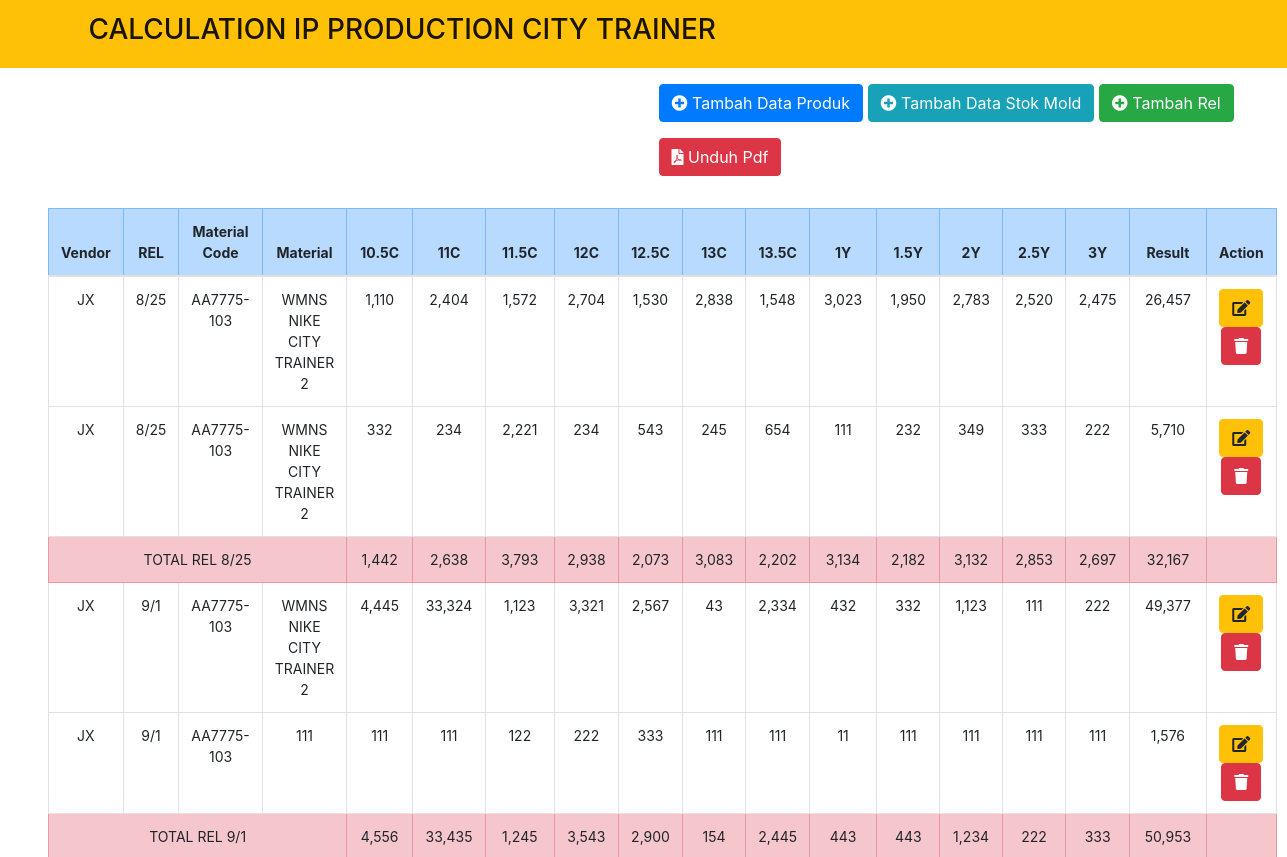
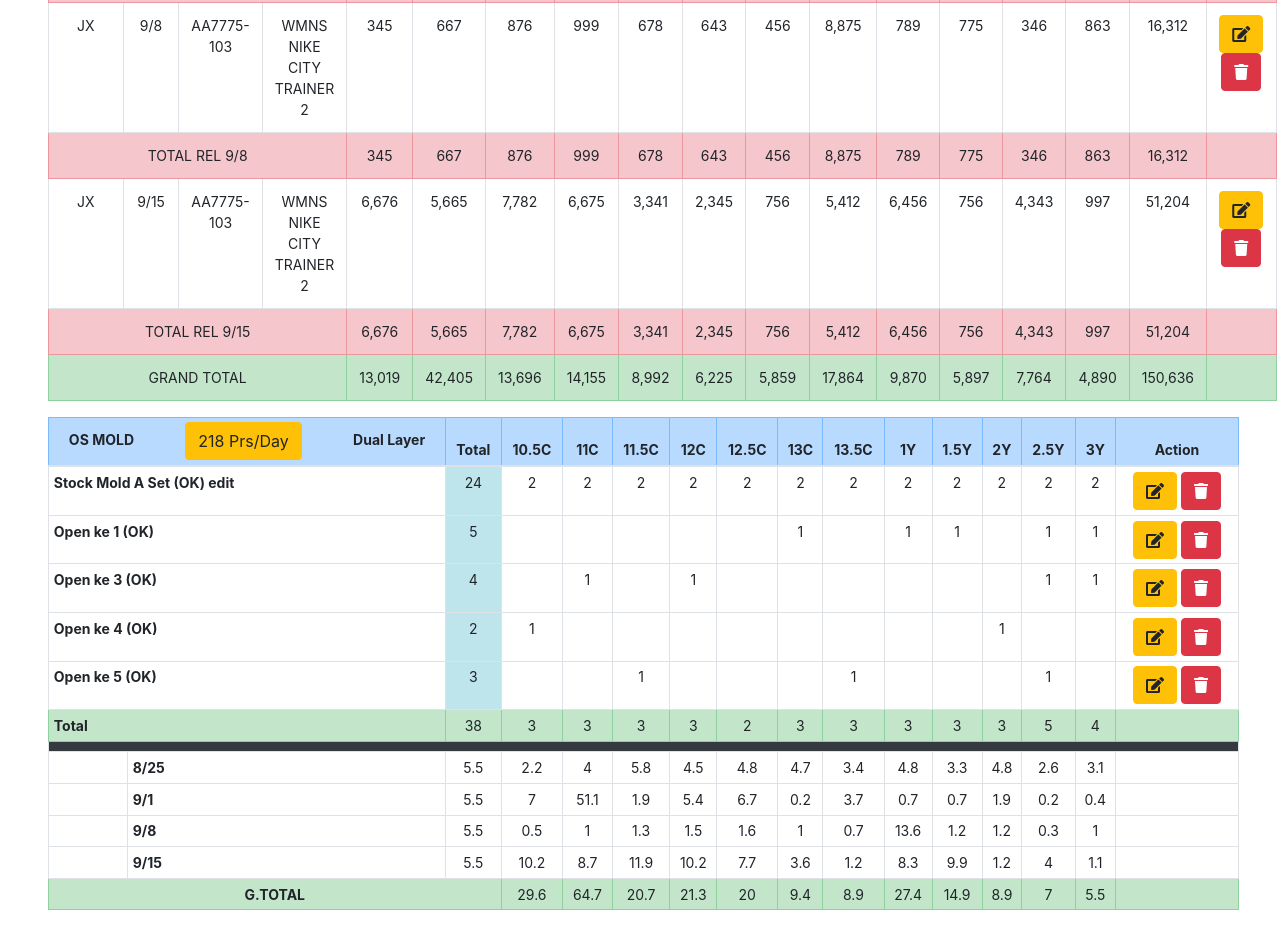
The page / on the database its author committed (2 pictures, top to bottom).
### tables this page shows
CREATE TABLE `data_produk` (
  `id_data` int(11) NOT NULL,
  `vendor` varchar(50) NOT NULL,
  `rel_id` int(11) NOT NULL,
  `kode_material` varchar(50) NOT NULL,
  `material` varchar(100) NOT NULL,
  `10_5C` int(11) NOT NULL,
  `11C` int(11) NOT NULL,
  `11_5C` int(11) NOT NULL,
  `12C` int(11) NOT NULL,
  `12_5C` int(11) NOT NULL,
  `13C` int(11) NOT NULL,
  `13_5C` int(11) NOT NULL,
  `1Y` int(11) NOT NULL,
  `1_5Y` int(11) NOT NULL,
  `2Y` int(11) NOT NULL,
  `2_5Y` int(11) NOT NULL,
  `3Y` int(11) NOT NULL,
  `total_produk` int(11) NOT NULL
);

CREATE TABLE `rls` (
  `id` int(11) NOT NULL,
  `rel` varchar(50) NOT NULL,
  `total_rel` double NOT NULL,
  `rls_10_5C` double NOT NULL,
  `rls_11C` double NOT NULL,
  `rls_11_5C` double NOT NULL,
  `rls_12C` double NOT NULL,
  `rls_12_5C` double NOT NULL,
  `rls_13C` double NOT NULL,
  `rls_13_5C` double NOT NULL,
  `rls_1Y` double NOT NULL,
  `rls_1_5Y` double NOT NULL,
  `rls_2Y` double NOT NULL,
  `rls_2_5Y` double NOT NULL,
  `rls_3Y` double NOT NULL
);

CREATE TABLE `g_total_produk` (
  `id_G_total` int(11) NOT NULL,
  `rel_id` int(11) NOT NULL,
  `10_5C` int(11) NOT NULL,
  `11C` int(11) NOT NULL,
  `11_5C` int(11) NOT NULL,
  `12C` int(11) NOT NULL,
  `12_5C` int(11) NOT NULL,
  `13C` int(11) NOT NULL,
  `13_5C` int(11) NOT NULL,
  `1Y` int(11) NOT NULL,
  `1_5Y` int(11) NOT NULL,
  `2Y` int(11) NOT NULL,
  `2_5Y` int(11) NOT NULL,
  `3Y` int(11) NOT NULL,
  `result` int(11) NOT NULL
);

CREATE TABLE `os_mold` (
  `id_osMold` int(11) NOT NULL,
  `total_osMold` int(11) NOT NULL
);

CREATE TABLE `stok_mold` (
  `id_stok` int(11) NOT NULL,
  `nama_stok` varchar(50) NOT NULL,
  `S_10_5C` int(11) NOT NULL,
  `S_11C` int(11) NOT NULL,
  `S_11_5C` int(11) NOT NULL,
  `S_12C` int(11) NOT NULL,
  `S_12_5C` int(11) NOT NULL,
  `S_13C` int(11) NOT NULL,
  `S_13_5C` int(11) NOT NULL,
  `S_1Y` int(11) NOT NULL,
  `S_1_5Y` int(11) NOT NULL,
  `S_2Y` int(11) NOT NULL,
  `S_2_5Y` int(11) NOT NULL,
  `S_3Y` int(11) NOT NULL,
  `total` int(11) NOT NULL
);

CREATE TABLE `jumlah_total_stok_mold` (
  `id_jumlah_stok` int(11) NOT NULL,
  `10_5C` int(11) NOT NULL,
  `11C` int(11) NOT NULL,
  `11_5C` int(11) NOT NULL,
  `12C` int(11) NOT NULL,
  `12_5C` int(11) NOT NULL,
  `13C` int(11) NOT NULL,
  `13_5C` int(11) NOT NULL,
  `1Y` int(11) NOT NULL,
  `1_5Y` int(11) NOT NULL,
  `2Y` int(11) NOT NULL,
  `2_5Y` int(11) NOT NULL,
  `3Y` int(11) NOT NULL,
  `total` int(11) NOT NULL
);

CREATE TABLE `total_jumlah_rls` (
  `id_total_jumlah_rls` int(11) NOT NULL,
  `T_10_5C` double NOT NULL,
  `T_11C` double NOT NULL,
  `T_11_5C` double NOT NULL,
  `T_12C` double NOT NULL,
  `T_12_5C` double NOT NULL,
  `T_13C` double NOT NULL,
  `T_13_5C` double NOT NULL,
  `T_1Y` double NOT NULL,
  `T_1_5Y` double NOT NULL,
  `T_2Y` double NOT NULL,
  `T_2_5Y` double NOT NULL,
  `T_3Y` double NOT NULL
);

### application/views/home.php (the view, shortened to what the rows shown need)
<!doctype html>
<html lang="en">
  <head>
    <link rel="stylesheet" href="https://stackpath.bootstrapcdn.com/bootstrap/4.4.1/css/bootstrap.min.css">
    <link rel="stylesheet" href="https://cdnjs.cloudflare.com/ajax/libs/font-awesome/5.12.1/css/all.min.css">
    <link rel="stylesheet" href="<?= base_url() ?>assets/css/style.css">
  </head>
  <body>
<div class="mr-5 ml-5 mt-3">
    <table class="table table-bordered table-hover mt-3">
  <thead>
    <tr align="center" class="table-primary">
              <th scope="col">Vendor</th>
              <th scope="col">REL</th>
              <th scope="col">Material Code</th>
              <th scope="col">Material</th>
              <th scope="col">10.5C</th>
              <th scope="col">11C</th>
              <th scope="col">11.5C</th>
              <th scope="col">12C</th>
              <th scope="col">12.5C</th>
              <th scope="col">13C</th>
              <th scope="col">13.5C</th>
              <th scope="col">1Y</th>
              <th scope="col">1.5Y</th>
              <th scope="col">2Y</th>
              <th scope="col">2.5Y</th>
              <th scope="col">3Y</th>
              <th scope="col">Result</th>
              <th scope="col">Action</th>
            </tr>
          </thead>
          <tbody>
          <?php foreach($rls as $r): ?>
                <?php foreach ($this->m->getDataProduk($r['id']) as $p) : ?>
                <tr align="center">
                    <td><?= $p['vendor'] ?></td>
                    <td><?= $p['rel'] ?></td>
                    <td><?= $p['kode_material'] ?></td>
                    <td><?= $p['material'] ?></td>
                    <td><?= number_format($p['10_5C']) ?></td>
                    <td><?= number_format($p['11C']) ?></td>
                    <td><?= number_format($p['11_5C']) ?></td>
                    <td><?= number_format($p['12C']) ?></td>
                    <td><?= number_format($p['12_5C']) ?></td>
                    <td><?= number_format($p['13C']) ?></td>
                    <td><?= number_format($p['13_5C']) ?></td>
                    <td><?= number_format($p['1Y']) ?></td>
                    <td><?= number_format($p['1_5Y']) ?></td>
                    <td><?= number_format($p['2Y']) ?></td>
                    <td><?= number_format($p['2_5Y']) ?></td>
                    <td><?= number_format($p['3Y']) ?></td>
                    <td><?= number_format($p['total_produk']) ?></td>
                    <td><button type="button" class="btn btn-warning" data-toggle="modal" data-target="#editData<?= $p['id_data'] ?>"><i class="fa fa-edit"></i></button> <button type="button" class="btn btn-danger" data-toggle="modal" data-target="#hapusData<?= $p['id_data'] ?>"><i class="fa fa-trash"></i></button></td>
                </tr>
                <?php endforeach ?>
                <?php
                    $GTP = $this->m->getGTotalProduk($r['id']);
                ?>
                <?php if($GTP['result'] != 0): ?>
                <tr class="table-danger" align="center">
                <td colspan="4" align="center">TOTAL REL <?= $r['rel'] ?></td>
                <td><?= number_format($GTP['10_5C']) ?></td>
                <td><?= number_format($GTP['11C']) ?></td>
                <td><?= number_format($GTP['11_5C']) ?></td>
                <td><?= number_format($GTP['12C']) ?></td>
                <td><?= number_format($GTP['12_5C']) ?></td>
                <td><?= number_format($GTP['13C']) ?></td>
                <td><?= number_format($GTP['13_5C']) ?></td>
                <td><?= number_format($GTP['1Y']) ?></td>
                <td><?= number_format($GTP['1_5Y']) ?></td>
                <td><?= number_format($GTP['2Y']) ?></td>
                <td><?= number_format($GTP['2_5Y']) ?></td>
                <td><?= number_format($GTP['3Y']) ?></td>
                <td><?= number_format($GTP['result']) ?></td>
                <td></td>
                </tr>
                <?php endif ?>
        <?php endforeach ?>
  </tbody>
</table>
        <table class="table table-bordered table-hover table-sm mb-5">
            <thead>
                <tr class="table-primary" align="center">
                    <th scope="col" colspan="2" width="318px">OS MOLD <button data-toggle="modal" data-target="#modalOsMold" class="jarak ml-5 mr-5 btn btn-warning"><?= $osMold['total_osMold'] ?> Prs/Day</button> Dual Layer</th>
                    <th scope="col">Total</th>
                    <th scope="col">10.5C</th>
                    <th scope="col">11C</th>
                    <th scope="col">11.5C</th>
                    <th scope="col">12C</th>
                    <th scope="col">12.5C</th>
                    <th scope="col">13C</th>
                    <th scope="col">13.5C</th>
                    <th scope="col">1Y</th>
                    <th scope="col">1.5Y</th>
                    <th scope="col">2Y</th>
                    <th scope="col">2.5Y</th>
                    <th scope="col">3Y</th>
                    <th scope="col">Action</th>
                    </tr>
            </thead>
            <tbody>
                <?php foreach($stokM as $sm): ?>
                <tr>
                <th scope="row" colspan="2"><?= $sm['nama_stok'] ?></th>
                <td align="center" class="table-info"><?= $sm['total'] ?></td>
                <td align="center"><?php if( $sm['S_10_5C'] != 0) { echo $sm['S_10_5C']; } ?></td>
                <td align="center"><?php if( $sm['S_11C'] != 0) { echo $sm['S_11C']; } ?></td>
                <td align="center"><?php if( $sm['S_11_5C'] != 0) { echo $sm['S_11_5C']; } ?></td>
                <td align="center"><?php if( $sm['S_12C'] != 0) { echo $sm['S_12C']; } ?></td>
                <td align="center"><?php if( $sm['S_12_5C'] != 0) { echo $sm['S_12_5C']; } ?></td>
                <td align="center"><?php if( $sm['S_13C'] != 0) { echo $sm['S_13C']; } ?></td>
                <td align="center"><?php if( $sm['S_13_5C'] != 0) { echo $sm['S_13_5C']; } ?></td>
                <td align="center"><?php if( $sm['S_1Y'] != 0) { echo $sm['S_1Y']; } ?></td>
                <td align="center"><?php if( $sm['S_1_5Y'] != 0) { echo $sm['S_1_5Y']; } ?></td>
                <td align="center"><?php if( $sm['S_2Y'] != 0) { echo $sm['S_2Y']; } ?></td>
                <td align="center"><?php if( $sm['S_2_5Y'] != 0) { echo $sm['S_2_5Y']; } ?></td>
                <td align="center"><?php if( $sm['S_3Y'] != 0) { echo $sm['S_3Y']; } ?></td>
                <td align="center"><button type="button" class="btn btn-warning" data-toggle="modal" data-target="#editStok<?= $sm['id_stok'] ?>"><i class="fa fa-edit"></i></button> <button type="button" class="btn btn-danger" data-toggle="modal" data-target="#hapusStok<?= $sm['id_stok'] ?>"><i class="fa fa-trash"></i></button></td>
                </tr>
                <?php endforeach ?>
                 <tr class="table-success">
                <th scope="row" colspan="2">Total</th>
                <td align="center"><?= $jumlahTotalSM['total'] ?></td>
                <td align="center"><?= $jumlahTotalSM['10_5C'] ?></td>
                <td align="center"><?= $jumlahTotalSM['11C'] ?></td>
                <td align="center"><?= $jumlahTotalSM['11_5C'] ?></td>
                <td align="center"><?= $jumlahTotalSM['12C'] ?></td>
                <td align="center"><?= $jumlahTotalSM['12_5C'] ?></td>
                <td align="center"><?= $jumlahTotalSM['13C'] ?></td>
                <td align="center"><?= $jumlahTotalSM['13_5C'] ?></td>
                <td align="center"><?= $jumlahTotalSM['1Y'] ?></td>
                <td align="center"><?= $jumlahTotalSM['1_5Y'] ?></td>
                <td align="center"><?= $jumlahTotalSM['2Y'] ?></td>
                <td align="center"><?= $jumlahTotalSM['2_5Y'] ?></td>
                <td align="center"><?= $jumlahTotalSM['3Y'] ?></td>
                <td></td>
                </tr>
                <?php foreach($rls as $r): ?>
                 <tr>
                 <th></th>
                <th scope="row"><?= $r['rel'] ?></th>
                <td align="center"><?= $r['total_rel'] ?></td>
                <td align="center"><?= $r['rls_10_5C'] ?></td>
                <td align="center"><?= $r['rls_11C'] ?></td>
                <td align="center"><?= $r['rls_11_5C'] ?></td>
                <td align="center"><?= $r['rls_12C'] ?></td>
                <td align="center"><?= $r['rls_12_5C'] ?></td>
                <td align="center"><?= $r['rls_13C'] ?></td>
                <td align="center"><?= $r['rls_13_5C'] ?></td>
                <td align="center"><?= $r['rls_1Y'] ?></td>
                <td align="center"><?= $r['rls_1_5Y'] ?></td>
                <td align="center"><?= $r['rls_2Y'] ?></td>
                <td align="center"><?= $r['rls_2_5Y'] ?></td>
                <td align="center"><?= $r['rls_3Y'] ?></td>
                <td></td>
                </tr>
                <?php endforeach ?>
                <tr align="center" class="table-success">
                <th scope="row" colspan="3">G.TOTAL</th>
                <td align="center"><?= $totalJumlahRLS['T_10_5C'] ?></td>
                <td align="center"><?= $totalJumlahRLS['T_11C'] ?></td>
                <td align="center"><?= $totalJumlahRLS['T_11_5C'] ?></td>
                <td align="center"><?= $totalJumlahRLS['T_12C'] ?></td>
                <td align="center"><?= $totalJumlahRLS['T_12_5C'] ?></td>
                <td align="center"><?= $totalJumlahRLS['T_13C'] ?></td>
                <td align="center"><?= $totalJumlahRLS['T_13_5C'] ?></td>
                <td align="center"><?= $totalJumlahRLS['T_1Y'] ?></td>
                <td align="center"><?= $totalJumlahRLS['T_1_5Y'] ?></td>
                <td align="center"><?= $totalJumlahRLS['T_2Y'] ?></td>
                <td align="center"><?= $totalJumlahRLS['T_2_5Y'] ?></td>
                <td align="center"><?= $totalJumlahRLS['T_3Y'] ?></td>
                <td></td>
                </tr>
            </tbody>
            </table>
</div>
  </body>
</html>

### rows shown on the page
rls: rel "8/25", g_total_produk.10_5C "1,442", g_total_produk.11C "2,638", g_total_produk.11_5C "3,793", g_total_produk.12C "2,938", g_total_produk.12_5C "2,073", g_total_produk.13C "3,083", g_total_produk.13_5C "2,202", g_total_produk.1Y "3,134", g_total_produk.1_5Y "2,182", g_total_produk.2Y "3,132", g_total_produk.2_5Y "2,853", g_total_produk.3Y "2,697", g_total_produk.result "32,167", total_rel "5.5", rls_10_5C "2.2", rls_11C "4", rls_11_5C "5.8", rls_12C "4.5", rls_12_5C "4.8", rls_13C "4.7", rls_13_5C "3.4", rls_1Y "4.8", rls_1_5Y "3.3", rls_2Y "4.8", rls_2_5Y "2.6", rls_3Y "3.1"
data_produk: vendor "JX", rls.rel "8/25", kode_material "AA7775-103", material "WMNS NIKE CITY TRAINER 2", 10_5C "1,110", 11C "2,404", 11_5C "1,572", 12C "2,704", 12_5C "1,530", 13C "2,838", 13_5C "1,548", 1Y "3,023", 1_5Y "1,950", 2Y "2,783", 2_5Y "2,520", 3Y "2,475", total_produk "26,457"
data_produk: vendor "JX", rls.rel "8/25", kode_material "AA7775-103", material "WMNS NIKE CITY TRAINER 2", 10_5C "332", 11C "234", 11_5C "2,221", 12C "234", 12_5C "543", 13C "245", 13_5C "654", 1Y "111", 1_5Y "232", 2Y "349", 2_5Y "333", 3Y "222", total_produk "5,710"
rls: rel "9/1", g_total_produk.10_5C "4,556", g_total_produk.11C "33,435", g_total_produk.11_5C "1,245", g_total_produk.12C "3,543", g_total_produk.12_5C "2,900", g_total_produk.13C "154", g_total_produk.13_5C "2,445", g_total_produk.1Y "443", g_total_produk.1_5Y "443", g_total_produk.2Y "1,234", g_total_produk.2_5Y "222", g_total_produk.3Y "333", g_total_produk.result "50,953", total_rel "5.5", rls_10_5C "7", rls_11C "51.1", rls_11_5C "1.9", rls_12C "5.4", rls_12_5C "6.7", rls_13C "0.2", rls_13_5C "3.7", rls_1Y "0.7", rls_1_5Y "0.7", rls_2Y "1.9", rls_2_5Y "0.2", rls_3Y "0.4"
data_produk: vendor "JX", rls.rel "9/1", kode_material "AA7775-103", material "WMNS NIKE CITY TRAINER 2", 10_5C "4,445", 11C "33,324", 11_5C "1,123", 12C "3,321", 12_5C "2,567", 13C "43", 13_5C "2,334", 1Y "432", 1_5Y "332", 2Y "1,123", 2_5Y "111", 3Y "222", total_produk "49,377"
data_produk: vendor "JX", rls.rel "9/1", kode_material "AA7775-103", material "111", 10_5C "111", 11C "111", 11_5C "122", 12C "222", 12_5C "333", 13C "111", 13_5C "111", 1Y "11", 1_5Y "111", 2Y "111", 2_5Y "111", 3Y "111", total_produk "1,576"
rls: rel "9/8", g_total_produk.10_5C "345", g_total_produk.11C "667", g_total_produk.11_5C "876", g_total_produk.12C "999", g_total_produk.12_5C "678", g_total_produk.13C "643", g_total_produk.13_5C "456", g_total_produk.1Y "8,875", g_total_produk.1_5Y "789", g_total_produk.2Y "775", g_total_produk.2_5Y "346", g_total_produk.3Y "863", g_total_produk.result "16,312", total_rel "5.5", rls_10_5C "0.5", rls_11C "1", rls_11_5C "1.3", rls_12C "1.5", rls_12_5C "1.6", rls_13C "1", rls_13_5C "0.7", rls_1Y "13.6", rls_1_5Y "1.2", rls_2Y "1.2", rls_2_5Y "0.3", rls_3Y "1"
data_produk: vendor "JX", rls.rel "9/8", kode_material "AA7775-103", material "WMNS NIKE CITY TRAINER 2", 10_5C "345", 11C "667", 11_5C "876", 12C "999", 12_5C "678", 13C "643", 13_5C "456", 1Y "8,875", 1_5Y "789", 2Y "775", 2_5Y "346", 3Y "863", total_produk "16,312"
rls: rel "9/15", g_total_produk.10_5C "6,676", g_total_produk.11C "5,665", g_total_produk.11_5C "7,782", g_total_produk.12C "6,675", g_total_produk.12_5C "3,341", g_total_produk.13C "2,345", g_total_produk.13_5C "756", g_total_produk.1Y "5,412", g_total_produk.1_5Y "6,456", g_total_produk.2Y "756", g_total_produk.2_5Y "4,343", g_total_produk.3Y "997", g_total_produk.result "51,204", total_rel "5.5", rls_10_5C "10.2", rls_11C "8.7", rls_11_5C "11.9", rls_12C "10.2", rls_12_5C "7.7", rls_13C "3.6", rls_13_5C "1.2", rls_1Y "8.3", rls_1_5Y "9.9", rls_2Y "1.2", rls_2_5Y "4", rls_3Y "1.1"
data_produk: vendor "JX", rls.rel "9/15", kode_material "AA7775-103", material "WMNS NIKE CITY TRAINER 2", 10_5C "6,676", 11C "5,665", 11_5C "7,782", 12C "6,675", 12_5C "3,341", 13C "2,345", 13_5C "756", 1Y "5,412", 1_5Y "6,456", 2Y "756", 2_5Y "4,343", 3Y "997", total_produk "51,204"
os_mold: total_osMold "218"
stok_mold: nama_stok "Stock Mold A Set (OK) edit", total "24", S_10_5C "2", S_11C "2", S_11_5C "2", S_12C "2", S_12_5C "2", S_13C "2", S_13_5C "2", S_1Y "2", S_1_5Y "2", S_2Y "2", S_2_5Y "2", S_3Y "2"
stok_mold: nama_stok "Open ke 1 (OK)", total "5", S_13C "1", S_1Y "1", S_1_5Y "1", S_2_5Y "1", S_3Y "1"
stok_mold: nama_stok "Open ke 3 (OK)", total "4", S_11C "1", S_12C "1", S_2_5Y "1", S_3Y "1"
stok_mold: nama_stok "Open ke 4 (OK)", total "2", S_10_5C "1", S_2Y "1"
stok_mold: nama_stok "Open ke 5 (OK)", total "3", S_11_5C "1", S_13_5C "1", S_2_5Y "1"
jumlah_total_stok_mold: total "38", 10_5C "3", 11C "3", 11_5C "3", 12C "3", 12_5C "2", 13C "3", 13_5C "3", 1Y "3", 1_5Y "3", 2Y "3", 2_5Y "5", 3Y "4"
total_jumlah_rls: T_10_5C "29.6", T_11C "64.7", T_11_5C "20.7", T_12C "21.3", T_12_5C "20", T_13C "9.4", T_13_5C "8.9", T_1Y "27.4", T_1_5Y "14.9", T_2Y "8.9", T_2_5Y "7", T_3Y "5.5"

### other values the page prints
$TotalU10_5C "13,019"
$TotalU11C "42,405"
$TotalU11_5C "13,696"
$TotalU12C "14,155"
$TotalU12_5C "8,992"
$TotalU13C "6,225"
$TotalU13_5C "5,859"
$TotalU1Y "17,864"
$TotalU1_5Y "9,870"
$TotalU2Y "5,897"
$TotalU2_5Y "7,764"
$TotalU3Y "4,890"
$TotalUresult "150,636"
